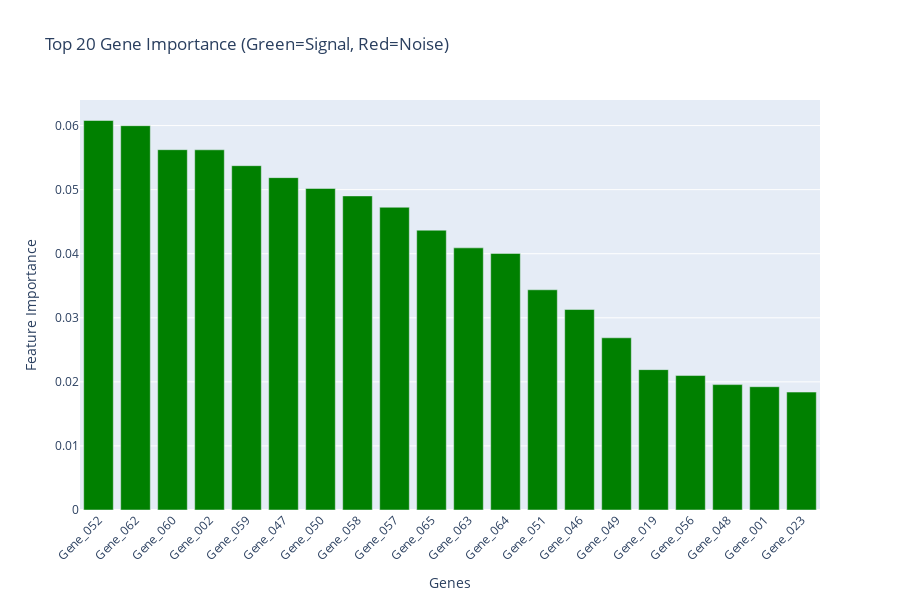

Source (notebook cell):
### Code cell
# 3. HIGH-DIMENSIONAL DATA ANALYSIS
print(" 3. HIGH-DIMENSIONAL DATA ANALYSIS")
print("=" * 33)

# Prepare gene expression data
gene_features = [col for col in gene_df.columns if col != 'disease_status']
X_gene = gene_df[gene_features]
y_gene = gene_df['disease_status']

print(f"Gene expression dataset: {X_gene.shape}")
print(f"Number of features: {len(gene_features)}")
print(f"Sample size: {len(y_gene)}")

# Split data
X_gene_train, X_gene_test, y_gene_train, y_gene_test = train_test_split(
 X_gene, y_gene, test_size=0.2, random_state=42, stratify=y_gene
)

print(f"Training set: {X_gene_train.shape}")
print(f"Test set: {X_gene_test.shape}")

# Train Random Forest on high-dimensional data
rf_gene = RandomForestClassifier(
 n_estimators=200, # More trees for stability with many features
 max_features='sqrt', # Use sqrt(p) features per tree
 oob_score=True,
 random_state=42
)

rf_gene.fit(X_gene_train, y_gene_train)

# Predictions
y_gene_pred = rf_gene.predict(X_gene_test)
y_gene_proba = rf_gene.predict_proba(X_gene_test)

# Performance metrics
gene_accuracy = accuracy_score(y_gene_test, y_gene_pred)
gene_auc = roc_auc_score(y_gene_test, y_gene_proba[:, 1])

print(f"\n High-dimensional Random Forest Performance:")
print(f"• Test Accuracy: {gene_accuracy:.4f}")
print(f"• ROC AUC: {gene_auc:.4f}")
print(f"• OOB Score: {rf_gene.oob_score_:.4f}")

# Feature importance analysis
gene_importance = rf_gene.feature_importances_
gene_importance_df = pd.DataFrame({
 'Gene': gene_features,
 'Importance': gene_importance
}).sort_values('Importance', ascending=False)

# Identify top important genes
print(f"\n Top 15 Most Important Genes:")
for _, row in gene_importance_df.head(15).iterrows():
 gene_num = int(row['Gene'].split('_')[1])
 # Determine if this gene is from a true pathway (first 65 genes)
 is_signal = "Signal" if gene_num <= 65 else "Noise"
 print(f"• {row['Gene']}: {row['Importance']:.4f} ({is_signal})")

# Visualize gene importance
fig_gene_importance = go.Figure()

# Color genes by signal vs noise
colors = ['green' if int(gene.split('_')[1]) <= 65 else 'red'
 for gene in gene_importance_df.head(20)['Gene']]

fig_gene_importance.add_trace(
 go.Bar(
 x=gene_importance_df.head(20)['Gene'],
 y=gene_importance_df.head(20)['Importance'],
 marker_color=colors,
 hovertemplate="Gene: %{x}<br>Importance: %{y:.4f}<extra></extra>"
 )
)

fig_gene_importance.update_layout(
 title="Top 20 Gene Importance (Green=Signal, Red=Noise)",
 xaxis_title="Genes",
 yaxis_title="Feature Importance",
 xaxis_tickangle=-45,
 height=600
)
fig_gene_importance.show()

# Feature selection using Random Forest
print(f"\n Feature Selection Analysis:")

# Use Random Forest for feature selection
selector = SelectFromModel(rf_gene, threshold='mean')
selector.fit(X_gene_train, y_gene_train)

selected_features = selector.get_support()
selected_gene_names = np.array(gene_features)[selected_features]
n_selected = len(selected_gene_names)

print(f"• Selected {n_selected} out of {len(gene_features)} genes")
print(f"• Selection threshold: {selector.threshold_:.4f}")

# Analyze quality of feature selection
signal_genes_selected = sum(1 for gene in selected_gene_names if int(gene.split('_')[1]) <= 65)
noise_genes_selected = n_selected - signal_genes_selected
total_signal_genes = 65
total_noise_genes = len(gene_features) - 65

precision = signal_genes_selected / n_selected if n_selected > 0 else 0
recall = signal_genes_selected / total_signal_genes

print(f"• Signal genes selected: {signal_genes_selected}/{total_signal_genes}")
print(f"• Noise genes selected: {noise_genes_selected}/{total_noise_genes}")
print(f"• Selection precision: {precision:.3f}")
print(f"• Selection recall: {recall:.3f}")

# Train model on selected features only
X_gene_train_selected = selector.transform(X_gene_train)
X_gene_test_selected = selector.transform(X_gene_test)

rf_gene_selected = RandomForestClassifier(n_estimators=200, random_state=42)
rf_gene_selected.fit(X_gene_train_selected, y_gene_train)

selected_accuracy = rf_gene_selected.score(X_gene_test_selected, y_gene_test)

print(f"\n Performance Comparison:")
print(f"• All genes ({len(gene_features)}): {gene_accuracy:.4f} accuracy")
print(f"• Selected genes ({n_selected}): {selected_accuracy:.4f} accuracy")
print(f"• Feature reduction: {(1 - n_selected/len(gene_features))*100:.1f}%")

# ROC Curve comparison
fpr_all, tpr_all, _ = roc_curve(y_gene_test, y_gene_proba[:, 1])
y_gene_proba_selected = rf_gene_selected.predict_proba(X_gene_test_selected)
fpr_selected, tpr_selected, _ = roc_curve(y_gene_test, y_gene_proba_selected[:, 1])

fig_roc_comparison = go.Figure()

fig_roc_comparison.add_trace(
 go.Scatter(
 x=fpr_all,
 y=tpr_all,
 mode='lines',
 name=f'All Genes (AUC = {gene_auc:.3f})',
 line=dict(color='blue', width=2)
 )
)

auc_selected = roc_auc_score(y_gene_test, y_gene_proba_selected[:, 1])
fig_roc_comparison.add_trace(
 go.Scatter(
 x=fpr_selected,
 y=tpr_selected,
 mode='lines',
 name=f'Selected Genes (AUC = {auc_selected:.3f})',
 line=dict(color='green', width=2)
 )
)

fig_roc_comparison.add_trace(
 go.Scatter(
 x=[0, 1],
 y=[0, 1],
 mode='lines',
 name='Random Classifier',
 line=dict(color='red', dash='dash')
 )
)

fig_roc_comparison.update_layout(
 title="ROC Curves: All Genes vs Selected Genes",
 xaxis_title="False Positive Rate",
 yaxis_title="True Positive Rate",
 height=500
)
fig_roc_comparison.show()

# Analyze max_features parameter effect
print(f"\n Effect of max_features Parameter:")

max_features_options = ['sqrt', 'log2', None, 0.1, 0.3, 0.5]
max_features_scores = []

for max_feat in max_features_options:
 rf_temp = RandomForestClassifier(
 n_estimators=100,
 max_features=max_feat,
 random_state=42
 )
 cv_score = cross_val_score(rf_temp, X_gene_train, y_gene_train, cv=3).mean()
 max_features_scores.append(cv_score)

 feat_name = str(max_feat) if max_feat is not None else 'all'
 print(f"• max_features={feat_name}: {cv_score:.4f}")

# Find optimal max_features
best_idx = np.argmax(max_features_scores)
best_max_features = max_features_options[best_idx]
print(f"\n Optimal max_features: {best_max_features}")

### Figure 1 — Plotly figure (JSON) as saved in the notebook; plotly's stock layout.template omitted (floating-point values rounded to 4 significant figures)
{"data": [{"hovertemplate": "Gene: %{x}<br>Importance: %{y:.4f}<extra></extra>", "marker": {"color": ["green", "green", "green", "green", "green", "green", "green", "green", "green", "green", "green", "green", "green", "green", "green", "green", "green", "green", "green", "green"]}, "type": "bar", "x": ["Gene_052", "Gene_062", "Gene_060", "Gene_002", "Gene_059", "Gene_047", "Gene_050", "Gene_058", "Gene_057", "Gene_065", "Gene_063", "Gene_064", "Gene_051", "Gene_046", "Gene_049", "Gene_019", "Gene_056", "Gene_048", "Gene_001", "Gene_023"], "y": [0.06079, 0.05998, 0.05624, 0.05622, 0.05374, 0.05188, 0.05018, 0.04902, 0.04725, 0.04367, 0.04091, 0.04005, 0.03437, 0.03129, 0.02688, 0.02191, 0.02099, 0.01957, 0.01924, 0.01841]}], "layout": {"height": 600, "title": {"text": "Top 20 Gene Importance (Green=Signal, Red=Noise)"}, "xaxis": {"tickangle": -45, "title": {"text": "Genes"}}, "yaxis": {"title": {"text": "Feature Importance"}}}}
